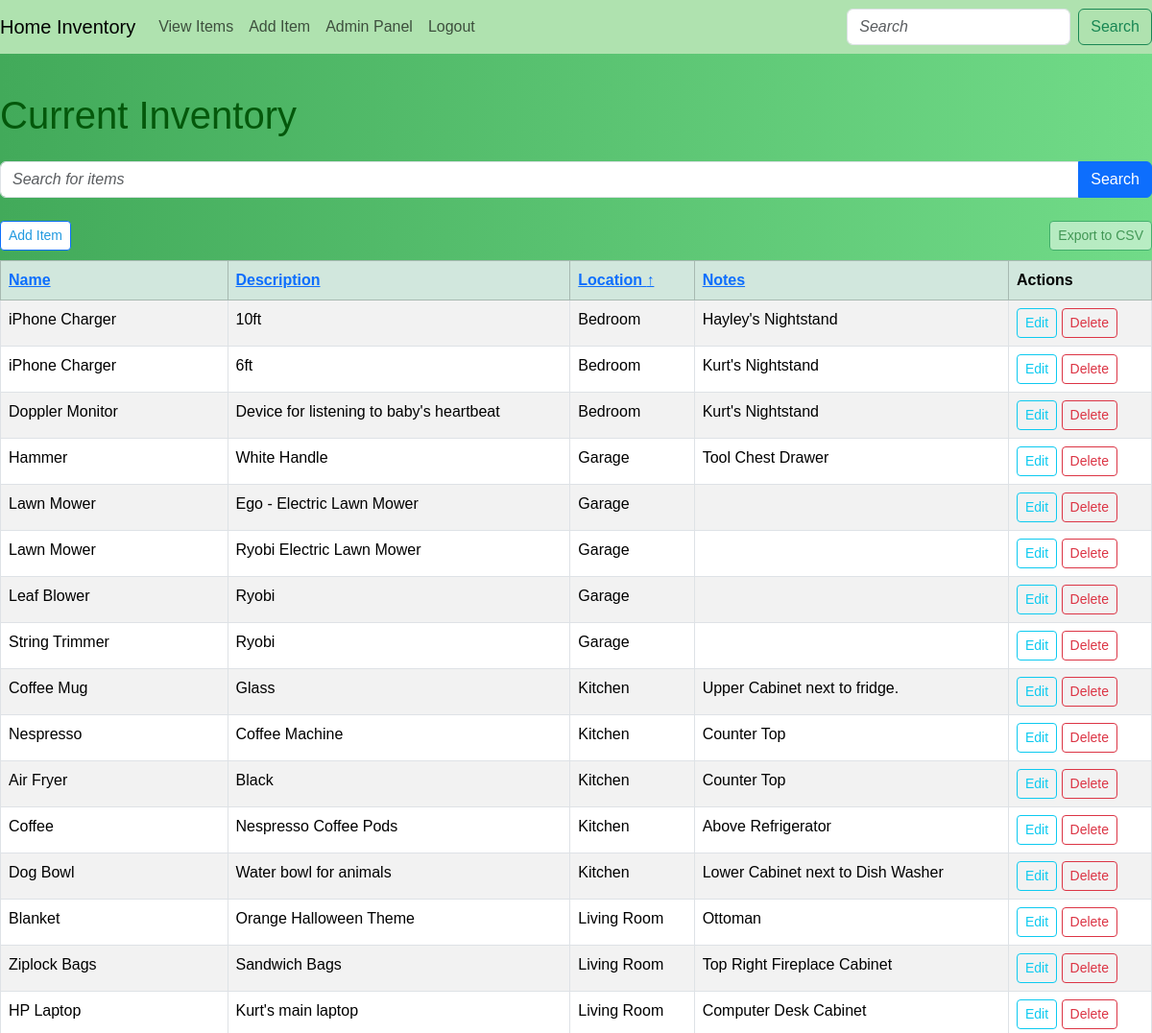
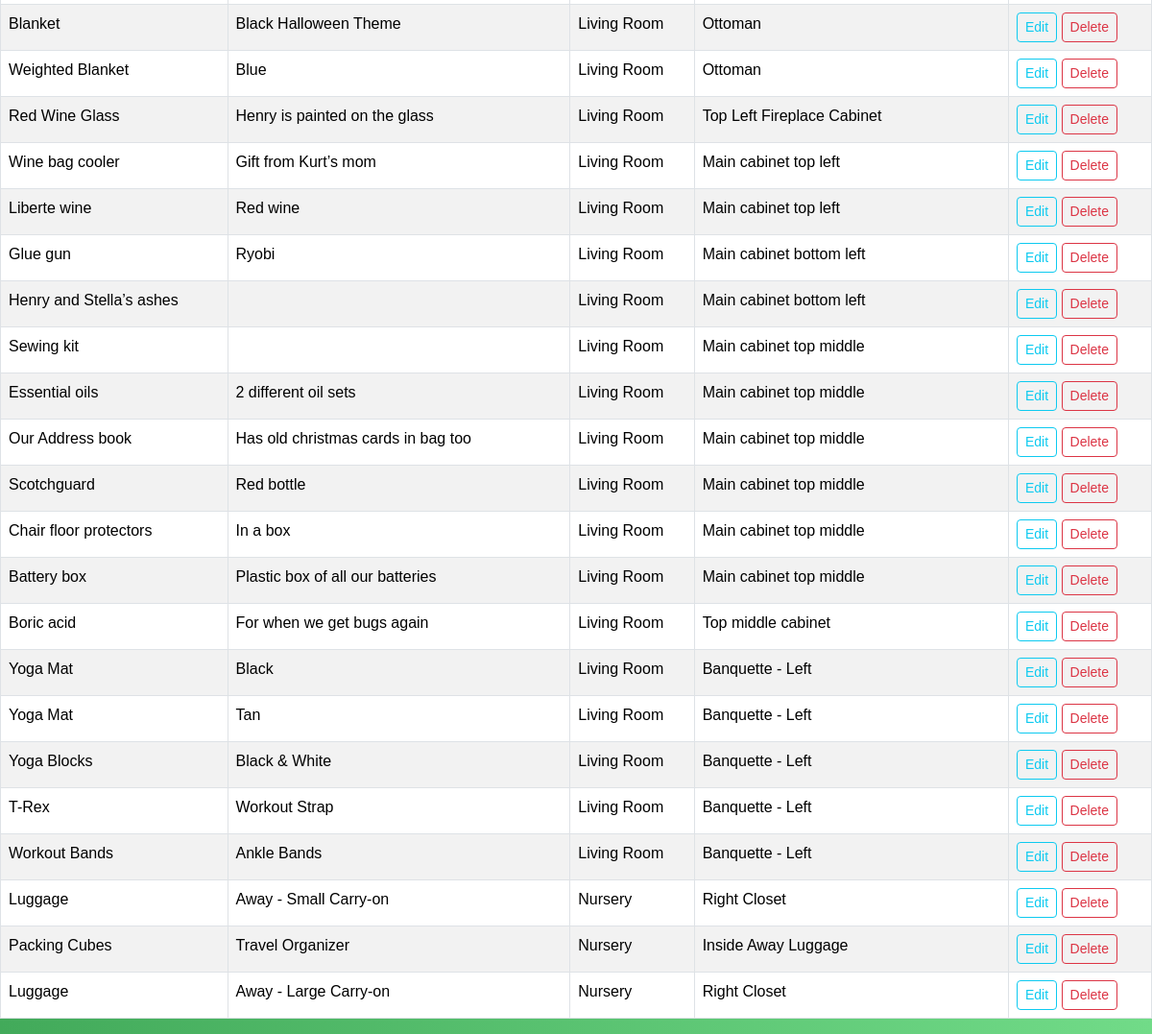
/items?search=&sort_by=location&sort_order=asc (signed in), run on the app's committed database (2 pictures, top to bottom).
### app/models.py (models this page shows, shortened)
class Item(db.Model):
    id = db.Column(db.Integer, primary_key=True)
    name = db.Column(db.String(100), nullable=False)
    description = db.Column(db.String(200), nullable=True)
    location = db.Column(db.String(100), nullable=False)
    notes = db.Column(db.String, nullable=True)

### app/routes.py (the view)
@app.route('/items', methods=['GET', 'POST'])
@login_required
def view_items():
    form = SearchForm()
    search_query = request.args.get('search', '')
    sort_by = request.args.get('sort_by', 'name')
    sort_order = request.args.get('sort_order', 'asc')
    if form.validate_on_submit():
        search_query = form.search.data
    items_query = Item.query.filter(
        (Item.name.contains(search_query)) | (Item.location.contains(search_query)) | (Item.description.contains(search_query)) | (Item.notes.contains(search_query))
    )
    if sort_order == 'asc':
        items_query = items_query.order_by(getattr(Item, sort_by).asc())
    else:
        items_query = items_query.order_by(getattr(Item, sort_by).desc())
    items = items_query.all()
    return render_template('view_items.html', items=items, form=form, sort_by=sort_by, sort_order=sort_order)

### app/forms.py
class SearchForm(FlaskForm):
    search = StringField('Search', validators=[DataRequired()])
    submit = SubmitField('Search')

### app/__init__.py (called while the page is built)
@login_manager.user_loader
def load_user(user_id):
    return models.User.query.get(int(user_id))

### app/templates/view_items.html (shortened to what this page needs)
{% extends "base.html" %}
{% block content %}
<h1 class="mb-4">Current Inventory</h1>
  <form method="GET" action="{{ url_for('view_items') }}" class="mb-4">
    <div class="input-group">
      <input type="text" class="form-control" placeholder="Search for items" name="search" value="{{ request.args.get('search', '') }}">
      <button class="btn btn-primary" type="submit">Search</button>
    </div>
  </form>
  <div class="d-flex justify-content-between" style="margin-bottom: 10px">
    <a href="{{ url_for('add_item') }}" class="btn btn-primary btn-sm" style="--bs-btn-bg: #ffffff; --bs-btn-color: #229ae0;">Add Item</a>
    <a href="{{ url_for('export_items') }}" class="btn btn-success btn-sm opacity-50" style="--bs-btn-bg: #ffffff; --bs-btn-color: #155724;">Export to CSV</a>
  </div>
  <table class="table table-striped table-bordered">
    <thead class="table-success">
      <tr>
        <th>
          <a href="{{ url_for('view_items', search=request.args.get('search', ''), sort_by='name', sort_order='asc' if sort_order == 'desc' or sort_by != 'name' else 'desc') }}">
            Name
          </a>
        </th>
        <th>
          <a href="{{ url_for('view_items', search=request.args.get('search', ''), sort_by='description', sort_order='asc' if sort_order == 'desc' or sort_by != 'description' else 'desc') }}">
            Description
          </a>
        </th>
        <th>
          <a href="{{ url_for('view_items', search=request.args.get('search', ''), sort_by='location', sort_order='asc' if sort_order == 'desc' or sort_by != 'location' else 'desc') }}">
            Location
            {% if sort_by == 'location' %}
              {% if sort_order == 'asc' %}
                ↑
              {% else %}
                ↓
              {% endif %}
            {% endif %}
          </a>
        </th>
        <th>
          <a href="{{ url_for('view_items', search=request.args.get('search', ''), sort_by='notes', sort_order='asc' if sort_order == 'desc' or sort_by != 'notes' else 'desc') }}">
            Notes
          </a>
        </th>
        <th>Actions</th>
      </tr>
    </thead>
    <tbody>
      {% for item in items %}
      <tr>
        <td>{{ item.name }}</td>
        <td>{{ item.description }}</td>
        <td>{{ item.location }}</td>
        <td>{{ item.notes }}</td>
        <td>
          <a href="{{ url_for('edit_item', item_id=item.id) }}" class="btn btn-outline-info btn-sm">Edit</a>
          <form method="POST" action="{{ url_for('delete_item', item_id=item.id) }}" style="display: inline;" onsubmit="return confirmDelete();">
            <button type="submit" class="btn btn-outline-danger btn-sm">Delete</button>
          </form>
        </td>
      </tr>
      {% endfor %}
    </tbody>
  </table>
{% endblock %}

### app/static/styles.css (style rules this page uses)
body { background: linear-gradient(to right, #42aa5a 0%, #71db88 100%); font-family: Arial, sans-serif; }
h1 { color: #04580b; margin-top: 1em; }
input::placeholder, textarea::placeholder { font-style: italic; font-size: 16px; }

### data on the page
Item: name "iPhone Charger", description "10ft", location "Bedroom", notes "Hayley's Nightstand"
Item: name "iPhone Charger", description "6ft", location "Bedroom", notes "Kurt's Nightstand"
Item: name "Doppler Monitor", description "Device for listening to baby's heartbeat", location "Bedroom", notes "Kurt's Nightstand"
Item: name "Hammer", description "White Handle", location "Garage", notes "Tool Chest Drawer"
Item: name "Lawn Mower", description "Ego - Electric Lawn Mower", location "Garage"
Item: name "Lawn Mower", description "Ryobi Electric Lawn Mower", location "Garage"
Item: name "Leaf Blower", description "Ryobi", location "Garage"
Item: name "String Trimmer", description "Ryobi", location "Garage"
Item: name "Coffee Mug", description "Glass", location "Kitchen", notes "Upper Cabinet next to fridge."
Item: name "Nespresso", description "Coffee Machine", location "Kitchen", notes "Counter Top"
Item: name "Air Fryer", description "Black", location "Kitchen", notes "Counter Top"
Item: name "Coffee", description "Nespresso Coffee Pods", location "Kitchen", notes "Above Refrigerator"
Item: name "Dog Bowl", description "Water bowl for animals", location "Kitchen", notes "Lower Cabinet next to Dish Washer"
Item: name "Blanket", description "Orange Halloween Theme", location "Living Room", notes "Ottoman"
Item: name "Ziplock Bags", description "Sandwich Bags", location "Living Room", notes "Top Right Fireplace Cabinet"
Item: name "HP Laptop", description "Kurt's main laptop", location "Living Room", notes "Computer Desk Cabinet"
Item: name "Blanket", description "Black Halloween Theme", location "Living Room", notes "Ottoman"
Item: name "Weighted Blanket", description "Blue", location "Living Room", notes "Ottoman"
Item: name "Red Wine Glass", description "Henry is painted on the glass", location "Living Room", notes "Top Left Fireplace Cabinet"
Item: name "Wine bag cooler", description "Gift from Kurt’s mom", location "Living Room", notes "Main cabinet top left"
Item: name "Liberte wine", description "Red wine", location "Living Room", notes "Main cabinet top left"
Item: name "Glue gun", description "Ryobi", location "Living Room", notes "Main cabinet bottom left"
Item: name "Henry and Stella’s ashes", location "Living Room", notes "Main cabinet bottom left"
Item: name "Sewing kit", location "Living Room", notes "Main cabinet top middle"
Item: name "Essential oils", description "2 different oil sets", location "Living Room", notes "Main cabinet top middle"
Item: name "Our Address book", description "Has old christmas cards in bag too", location "Living Room", notes "Main cabinet top middle"
Item: name "Scotchguard", description "Red bottle", location "Living Room", notes "Main cabinet top middle"
Item: name "Chair floor protectors", description "In a box", location "Living Room", notes "Main cabinet top middle"
Item: name "Battery box", description "Plastic box of all our batteries", location "Living Room", notes "Main cabinet top middle"
Item: name "Boric acid", description "For when we get bugs again", location "Living Room", notes "Top middle cabinet"
Item: name "Yoga Mat", description "Black", location "Living Room", notes "Banquette - Left"
Item: name "Yoga Mat", description "Tan", location "Living Room", notes "Banquette - Left"
Item: name "Yoga Blocks", description "Black & White", location "Living Room", notes "Banquette - Left"
Item: name "T-Rex", description "Workout Strap", location "Living Room", notes "Banquette - Left"
Item: name "Workout Bands", description "Ankle Bands", location "Living Room", notes "Banquette - Left"
Item: name "Luggage", description "Away - Small Carry-on", location "Nursery", notes "Right Closet"
Item: name "Packing Cubes", description "Travel Organizer", location "Nursery", notes "Inside Away Luggage"
Item: name "Luggage", description "Away - Large Carry-on", location "Nursery", notes "Right Closet"
